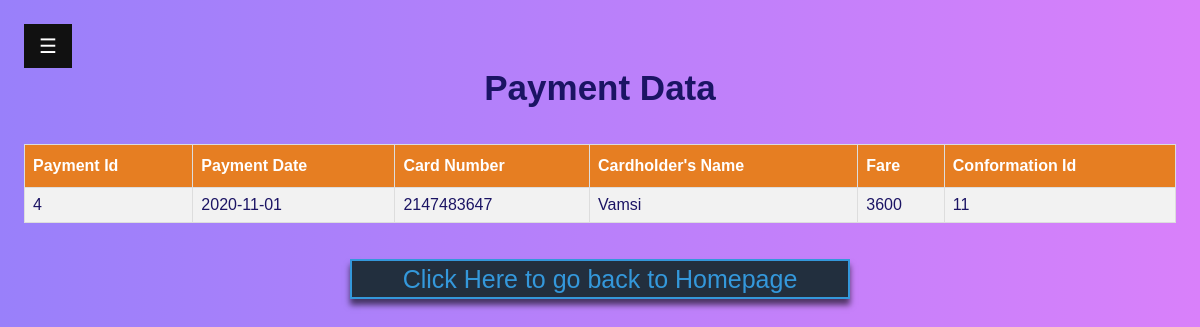
Screenshot of /viewpaymentdata.php?payid=4 with the database file from the repository.
### tables this page shows
CREATE TABLE `payment` (
  `payment_id` int(100) NOT NULL,
  `chn` varchar(100) NOT NULL,
  `p_date` date NOT NULL,
  `fare` int(11) NOT NULL,
  `chnum` varchar(100) NOT NULL,
  `c_id` int(100) DEFAULT NULL
);

### viewpaymentdata.php (the view, shortened to what this page needs)
<?php
	require 'dbconfig/config.php';
?>
<!DOCTYPE html>
<html>
<head>
<link rel="stylesheet" type="text/css" href="css/v6.css">
<link rel="stylesheet" type="text/css" href="css/v9.css">
</head>
<body style="background-image:linear-gradient(to right,  #9980FA,#D980FA);">
	<div id="main">
	<button class="openbtn" onclick="openNav()">☰ </button>
	<center><font style="font-size:35px;font-weight:bold;">Payment Data</font></center>
<br><br>
<table id="customers">
  <tr>
    <th>Payment Id</th>
	<th>Payment Date</th>
    <th>Card Number</th>
	<th>Cardholder's Name</th>
	<th>Fare</th>
    <th>Conformation Id</th>
  </tr>
<?php
		$payid=$_GET['payid'];
		$query="SELECT * FROM payment where payment_id=$payid";
				$query_run=mysqli_query($con,$query);
	if(mysqli_num_rows($query_run)>0)
	{
		while($row=mysqli_fetch_array($query_run))
		{
?>
			<tr>
			<td><?php echo $row['payment_id']?><td><?php echo $row['p_date']?></td><td><?php echo $row['chnum']?></td><td><?php echo $row['chn']?></td><td><?php echo $row['fare']?></td><td><?php echo $row['c_id']?></td>
			</tr>
<?php
		}
	}
?>
</table><br><br><center>
<a href="ahomepage.php"><input type="button" class="hello" value="Click Here to go back to Homepage"/></a></center>
</div>
</body>
</html>

### css/v6.css (style rules this page uses)
body { font-size:16px; font-family:sans-sheriff; color:#1B1464; }
.hello { border: 2px solid #3498db; background-color: #222f3e; height: 40px; width: 150px; color: #3498db; font-size:25px; box-shadow: 0 6px 6px rgba(0, 0, 0, 0.6); cursor:pointer; }

### css/v9.css (style rules this page uses)
body { font-size:16px; font-family:sans-sheriff; color:#1B1464; }
.hello { border: 2px solid #3498db; background-color: #222f3e; height: 40px; width: 150px; color: #3498db; font-size:25px; box-shadow: 0 6px 6px rgba(0, 0, 0, 0.6); cursor:pointer; }
#main { transition: margin-left .5s; padding: 16px; }
.openbtn { font-size: 20px; cursor: pointer; background-color: #111; color: white; padding: 10px 15px; border: none; }

### viewpaymentdata.php (style rules this page uses)
body { font-family: "Trebuchet MS", Arial, Helvetica, sans-serif; }
#customers { font-family: "Trebuchet MS", Arial, Helvetica, sans-serif; border-collapse: collapse; width: 100%; }
#customers td, #customers th { border: 1px solid #ddd; padding: 8px; }
#customers tr:nth-child(even) { background-color: #f2f2f2; }
#customers tr:nth-child(odd) { background-color: white; }
#customers th { padding-top: 12px; padding-bottom: 12px; text-align: left; background-color: #e67e22; color: white; }
.hello { border: 2px solid #3498db; background-color: #222f3e; height: 40px; width: 500px; color: #3498db; font-size:25px; box-shadow: 0 6px 6px rgba(0, 0, 0, 0.6); cursor:pointer; }

### rows the page displays
payment: payment_id "4", p_date "2020-11-01", chnum "2147483647", chn "Vamsi", fare "3600", c "11"
